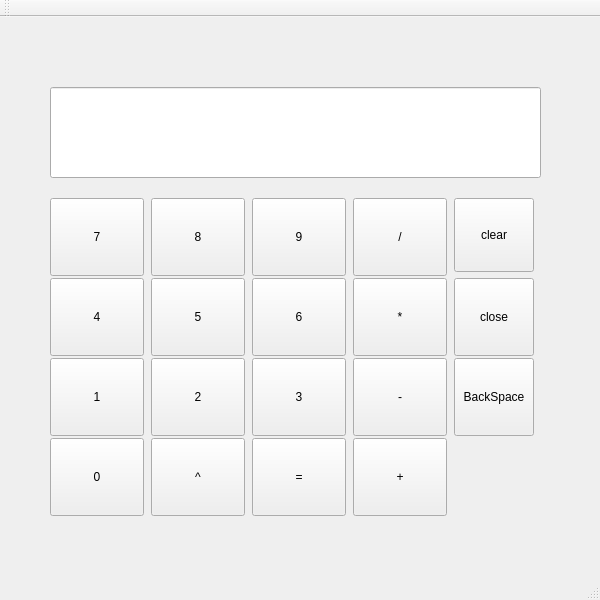
<?xml version="1.0" encoding="UTF-8"?>
<ui version="4.0">
 <class>QtCalculator_LSHClass</class>
 <widget class="QMainWindow" name="QtCalculator_LSHClass">
  <property name="enabled">
   <bool>true</bool>
  </property>
  <property name="geometry">
   <rect>
    <x>0</x>
    <y>0</y>
    <width>600</width>
    <height>600</height>
   </rect>
  </property>
  <property name="sizePolicy">
   <sizepolicy hsizetype="Fixed" vsizetype="Fixed">
    <horstretch>0</horstretch>
    <verstretch>0</verstretch>
   </sizepolicy>
  </property>
  <property name="minimumSize">
   <size>
    <width>600</width>
    <height>600</height>
   </size>
  </property>
  <property name="maximumSize">
   <size>
    <width>600</width>
    <height>600</height>
   </size>
  </property>
  <property name="focusPolicy">
   <enum>Qt::NoFocus</enum>
  </property>
  <property name="windowTitle">
   <string>QtCalculator_LSH</string>
  </property>
  <property name="iconSize">
   <size>
    <width>30</width>
    <height>30</height>
   </size>
  </property>
  <property name="tabShape">
   <enum>QTabWidget::Rounded</enum>
  </property>
  <widget class="QWidget" name="centralWidget">
   <widget class="QLineEdit" name="lineEdit">
    <property name="geometry">
     <rect>
      <x>50</x>
      <y>70</y>
      <width>491</width>
      <height>91</height>
     </rect>
    </property>
    <property name="font">
     <font>
      <family>Agency FB</family>
      <pointsize>28</pointsize>
     </font>
    </property>
    <property name="tabletTracking">
     <bool>false</bool>
    </property>
    <property name="frame">
     <bool>true</bool>
    </property>
    <property name="dragEnabled">
     <bool>false</bool>
    </property>
    <property name="readOnly">
     <bool>false</bool>
    </property>
   </widget>
   <widget class="QWidget" name="">
    <property name="geometry">
     <rect>
      <x>50</x>
      <y>170</y>
      <width>495</width>
      <height>335</height>
     </rect>
    </property>
    <layout class="QGridLayout" name="gridLayout" rowstretch="0,0,0,0">
     <property name="sizeConstraint">
      <enum>QLayout::SetNoConstraint</enum>
     </property>
     <property name="leftMargin">
      <number>0</number>
     </property>
     <property name="horizontalSpacing">
      <number>7</number>
     </property>
     <item row="0" column="1">
      <widget class="QPushButton" name="pushButton_08">
       <property name="sizePolicy">
        <sizepolicy hsizetype="Minimum" vsizetype="Minimum">
         <horstretch>0</horstretch>
         <verstretch>0</verstretch>
        </sizepolicy>
       </property>
       <property name="minimumSize">
        <size>
         <width>78</width>
         <height>78</height>
        </size>
       </property>
       <property name="text">
        <string>8</string>
       </property>
      </widget>
     </item>
     <item row="0" column="2">
      <widget class="QPushButton" name="pushButton_09">
       <property name="minimumSize">
        <size>
         <width>78</width>
         <height>78</height>
        </size>
       </property>
       <property name="text">
        <string>9</string>
       </property>
      </widget>
     </item>
     <item row="0" column="3">
      <widget class="QPushButton" name="pushButton_divide">
       <property name="sizePolicy">
        <sizepolicy hsizetype="Minimum" vsizetype="Fixed">
         <horstretch>0</horstretch>
         <verstretch>0</verstretch>
        </sizepolicy>
       </property>
       <property name="minimumSize">
        <size>
         <width>78</width>
         <height>78</height>
        </size>
       </property>
       <property name="sizeIncrement">
        <size>
         <width>0</width>
         <height>0</height>
        </size>
       </property>
       <property name="baseSize">
        <size>
         <width>0</width>
         <height>0</height>
        </size>
       </property>
       <property name="cursor">
        <cursorShape>ArrowCursor</cursorShape>
       </property>
       <property name="contextMenuPolicy">
        <enum>Qt::NoContextMenu</enum>
       </property>
       <property name="text">
        <string>/</string>
       </property>
      </widget>
     </item>
     <item row="1" column="0">
      <widget class="QPushButton" name="pushButton_04">
       <property name="minimumSize">
        <size>
         <width>78</width>
         <height>78</height>
        </size>
       </property>
       <property name="text">
        <string>4</string>
       </property>
      </widget>
     </item>
     <item row="3" column="3">
      <widget class="QPushButton" name="pushButton_plus">
       <property name="minimumSize">
        <size>
         <width>78</width>
         <height>78</height>
        </size>
       </property>
       <property name="text">
        <string>+</string>
       </property>
      </widget>
     </item>
     <item row="1" column="4">
      <widget class="QPushButton" name="pushButton_close">
       <property name="minimumSize">
        <size>
         <width>78</width>
         <height>78</height>
        </size>
       </property>
       <property name="text">
        <string>close</string>
       </property>
       <property name="iconSize">
        <size>
         <width>20</width>
         <height>20</height>
        </size>
       </property>
      </widget>
     </item>
     <item row="1" column="2">
      <widget class="QPushButton" name="pushButton_06">
       <property name="enabled">
        <bool>true</bool>
       </property>
       <property name="minimumSize">
        <size>
         <width>78</width>
         <height>78</height>
        </size>
       </property>
       <property name="maximumSize">
        <size>
         <width>16777215</width>
         <height>16777215</height>
        </size>
       </property>
       <property name="baseSize">
        <size>
         <width>50</width>
         <height>50</height>
        </size>
       </property>
       <property name="text">
        <string>6</string>
       </property>
      </widget>
     </item>
     <item row="1" column="3">
      <widget class="QPushButton" name="pushButton_multi">
       <property name="minimumSize">
        <size>
         <width>78</width>
         <height>78</height>
        </size>
       </property>
       <property name="maximumSize">
        <size>
         <width>16777215</width>
         <height>16777215</height>
        </size>
       </property>
       <property name="text">
        <string>*</string>
       </property>
      </widget>
     </item>
     <item row="2" column="2">
      <widget class="QPushButton" name="pushButton_03">
       <property name="minimumSize">
        <size>
         <width>78</width>
         <height>78</height>
        </size>
       </property>
       <property name="text">
        <string>3</string>
       </property>
      </widget>
     </item>
     <item row="2" column="3">
      <widget class="QPushButton" name="pushButton_minus">
       <property name="minimumSize">
        <size>
         <width>78</width>
         <height>78</height>
        </size>
       </property>
       <property name="text">
        <string>-</string>
       </property>
      </widget>
     </item>
     <item row="3" column="0">
      <widget class="QPushButton" name="pushButton_00">
       <property name="minimumSize">
        <size>
         <width>78</width>
         <height>78</height>
        </size>
       </property>
       <property name="text">
        <string>0</string>
       </property>
      </widget>
     </item>
     <item row="3" column="1">
      <widget class="QPushButton" name="pushButton_RtP">
       <property name="minimumSize">
        <size>
         <width>78</width>
         <height>78</height>
        </size>
       </property>
       <property name="text">
        <string>^</string>
       </property>
      </widget>
     </item>
     <item row="2" column="0">
      <widget class="QPushButton" name="pushButton_01">
       <property name="minimumSize">
        <size>
         <width>78</width>
         <height>78</height>
        </size>
       </property>
       <property name="text">
        <string>1</string>
       </property>
      </widget>
     </item>
     <item row="0" column="4">
      <widget class="QPushButton" name="pushButton_clear">
       <property name="enabled">
        <bool>true</bool>
       </property>
       <property name="sizePolicy">
        <sizepolicy hsizetype="Fixed" vsizetype="Fixed">
         <horstretch>0</horstretch>
         <verstretch>0</verstretch>
        </sizepolicy>
       </property>
       <property name="maximumSize">
        <size>
         <width>16777215</width>
         <height>16777214</height>
        </size>
       </property>
       <property name="text">
        <string>clear</string>
       </property>
      </widget>
     </item>
     <item row="2" column="1">
      <widget class="QPushButton" name="pushButton_02">
       <property name="minimumSize">
        <size>
         <width>78</width>
         <height>78</height>
        </size>
       </property>
       <property name="text">
        <string>2</string>
       </property>
      </widget>
     </item>
     <item row="1" column="1">
      <widget class="QPushButton" name="pushButton_05">
       <property name="minimumSize">
        <size>
         <width>78</width>
         <height>78</height>
        </size>
       </property>
       <property name="text">
        <string>5</string>
       </property>
      </widget>
     </item>
     <item row="3" column="2">
      <widget class="QPushButton" name="pushButton_result">
       <property name="minimumSize">
        <size>
         <width>78</width>
         <height>78</height>
        </size>
       </property>
       <property name="text">
        <string>=</string>
       </property>
      </widget>
     </item>
     <item row="0" column="0">
      <widget class="QPushButton" name="pushButton_07">
       <property name="minimumSize">
        <size>
         <width>78</width>
         <height>78</height>
        </size>
       </property>
       <property name="sizeIncrement">
        <size>
         <width>90</width>
         <height>90</height>
        </size>
       </property>
       <property name="text">
        <string>7</string>
       </property>
      </widget>
     </item>
     <item row="2" column="4">
      <widget class="QPushButton" name="pushButton_Back">
       <property name="minimumSize">
        <size>
         <width>78</width>
         <height>78</height>
        </size>
       </property>
       <property name="text">
        <string>BackSpace</string>
       </property>
      </widget>
     </item>
    </layout>
   </widget>
  </widget>
  <widget class="QMenuBar" name="menuBar">
   <property name="geometry">
    <rect>
     <x>0</x>
     <y>0</y>
     <width>600</width>
     <height>26</height>
    </rect>
   </property>
  </widget>
  <widget class="QToolBar" name="mainToolBar">
   <attribute name="toolBarArea">
    <enum>TopToolBarArea</enum>
   </attribute>
   <attribute name="toolBarBreak">
    <bool>false</bool>
   </attribute>
  </widget>
  <widget class="QStatusBar" name="statusBar"/>
 </widget>
 <layoutdefault spacing="6" margin="11"/>
 <resources>
  <include location="QtCalculator_LSH.qrc"/>
 </resources>
 <connections/>
</ui>
